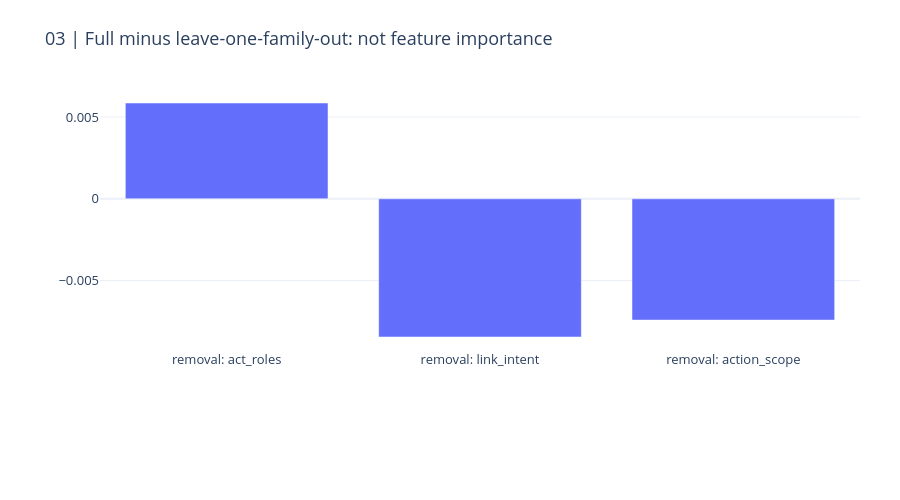
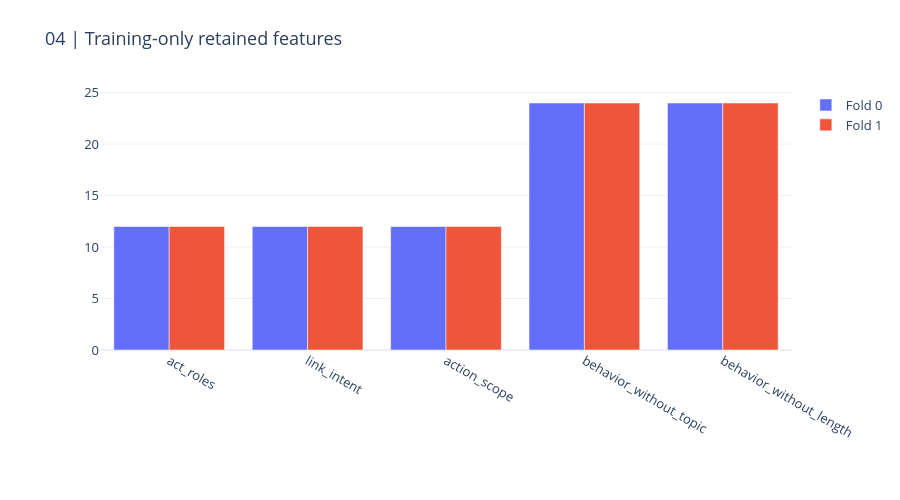

Notebook code for these charts, in order:
### Markdown cell above
## 4. Matched removal evidence and training-only selection

A full-minus-omitted-family contrast measures conditional contribution in the combined model. Name stability alone does not demonstrate predictive usefulness. No feature is screened on query outcomes.

### Code cell
display(pd.DataFrame(result["comparisons"]))
CHARTS[2].show(renderer="plotly_mimetype")
CHARTS[3].show(renderer="plotly_mimetype")

### Figure 1 — Plotly figure (JSON) as saved in the notebook; plotly's stock layout.template omitted (floating-point values rounded to 4 significant figures)
{"data": [{"type": "bar", "x": ["removal: act_roles", "removal: link_intent", "removal: action_scope"], "y": [0.005858, -0.008452, -0.007419]}], "layout": {"font": {"size": 13}, "height": 500, "margin": {"b": 150, "l": 100, "r": 40, "t": 90}, "title": {"text": "03 | Full minus leave-one-family-out: not feature importance"}, "xaxis": {"automargin": true}, "yaxis": {"automargin": true}}}

### Figure 2 — Plotly figure (JSON) as saved in the notebook; plotly's stock layout.template omitted (floating-point values rounded to 4 significant figures)
{"data": [{"name": "Fold 0", "type": "bar", "x": ["act_roles", "link_intent", "action_scope", "behavior_without_topic", "behavior_without_length"], "y": [12, 12, 12, 24, 24]}, {"name": "Fold 1", "type": "bar", "x": ["act_roles", "link_intent", "action_scope", "behavior_without_topic", "behavior_without_length"], "y": [12, 12, 12, 24, 24]}], "layout": {"barmode": "group", "font": {"size": 13}, "height": 500, "margin": {"b": 150, "l": 100, "r": 40, "t": 90}, "title": {"text": "04 | Training-only retained features"}, "xaxis": {"automargin": true}, "yaxis": {"automargin": true}}}
